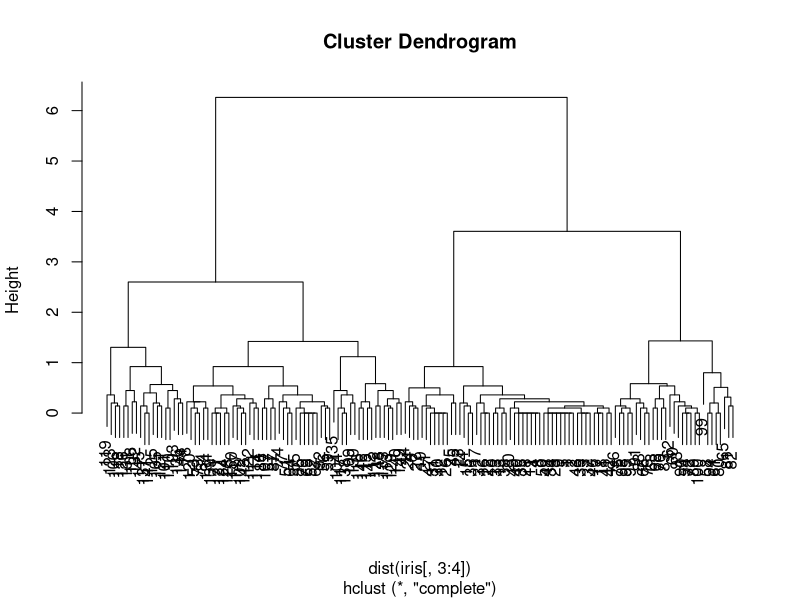
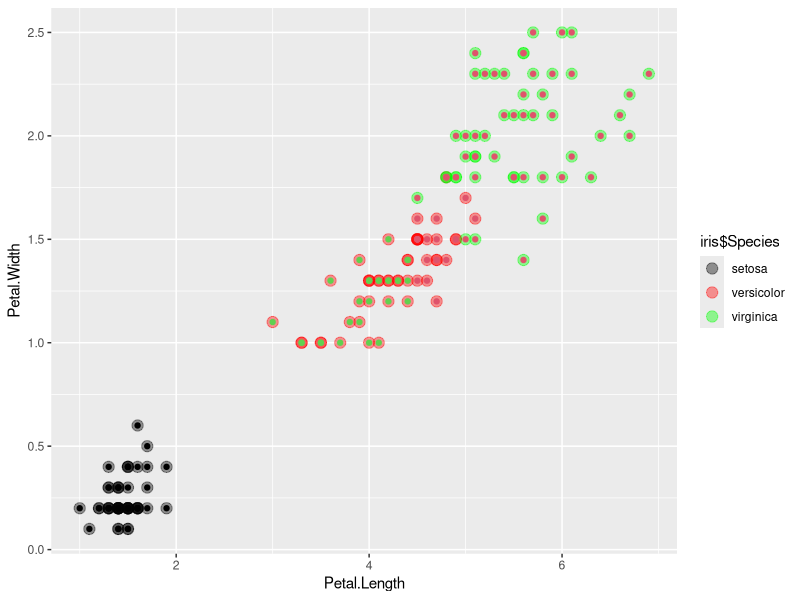
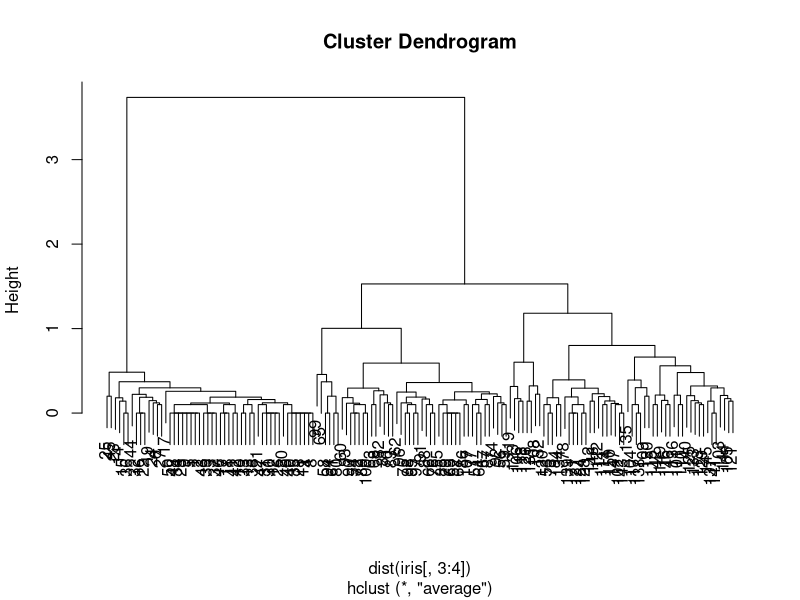
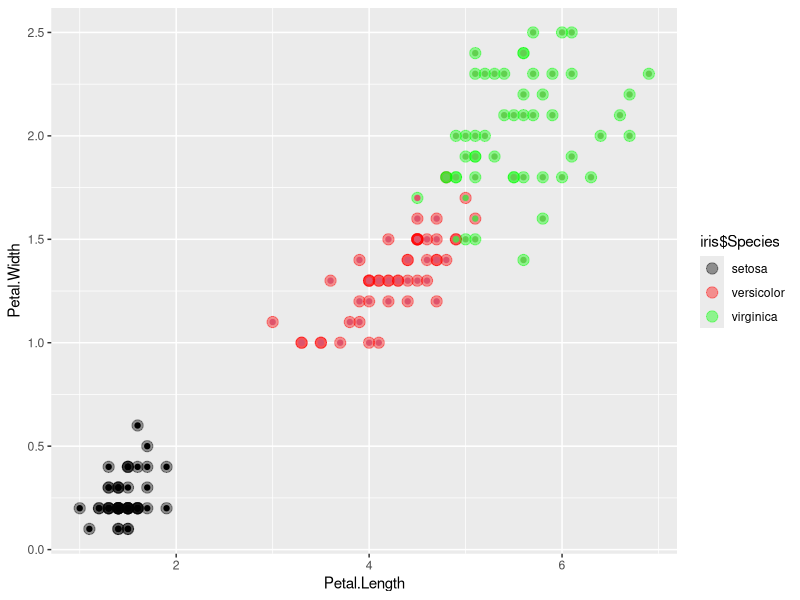

R code for these plots, in order:
# First example of clustering through hierarchical clustering using iris example
library(ggplot2)
View(iris)
clusters <- hclust(dist(iris[, 3:4])) #complete linkage
plot(clusters)
clusterCut <- cutree(clusters, 3)
table(clusterCut, iris$Species)
ggplot(iris, aes(Petal.Length, Petal.Width, color = iris$Species)) + 
  geom_point(alpha = 0.4, size = 3.5) + geom_point(col = clusterCut) + 
  scale_color_manual(values = c('black', 'red', 'green'))

# Now try again using another method for the linkage
clusters <- hclust(dist(iris[, 3:4]),method='average') #mean linkage
plot(clusters)
clusterCut <- cutree(clusters, 3)
table(clusterCut, iris$Species)
?cutree
ggplot(iris, aes(Petal.Length, Petal.Width, color = iris$Species)) + 
  geom_point(alpha = 0.4, size = 3.5) + geom_point(col = clusterCut) + 
  scale_color_manual(values = c('black', 'red', 'green'))

#--> mean linkage works better for clusters that are not clearly defined

